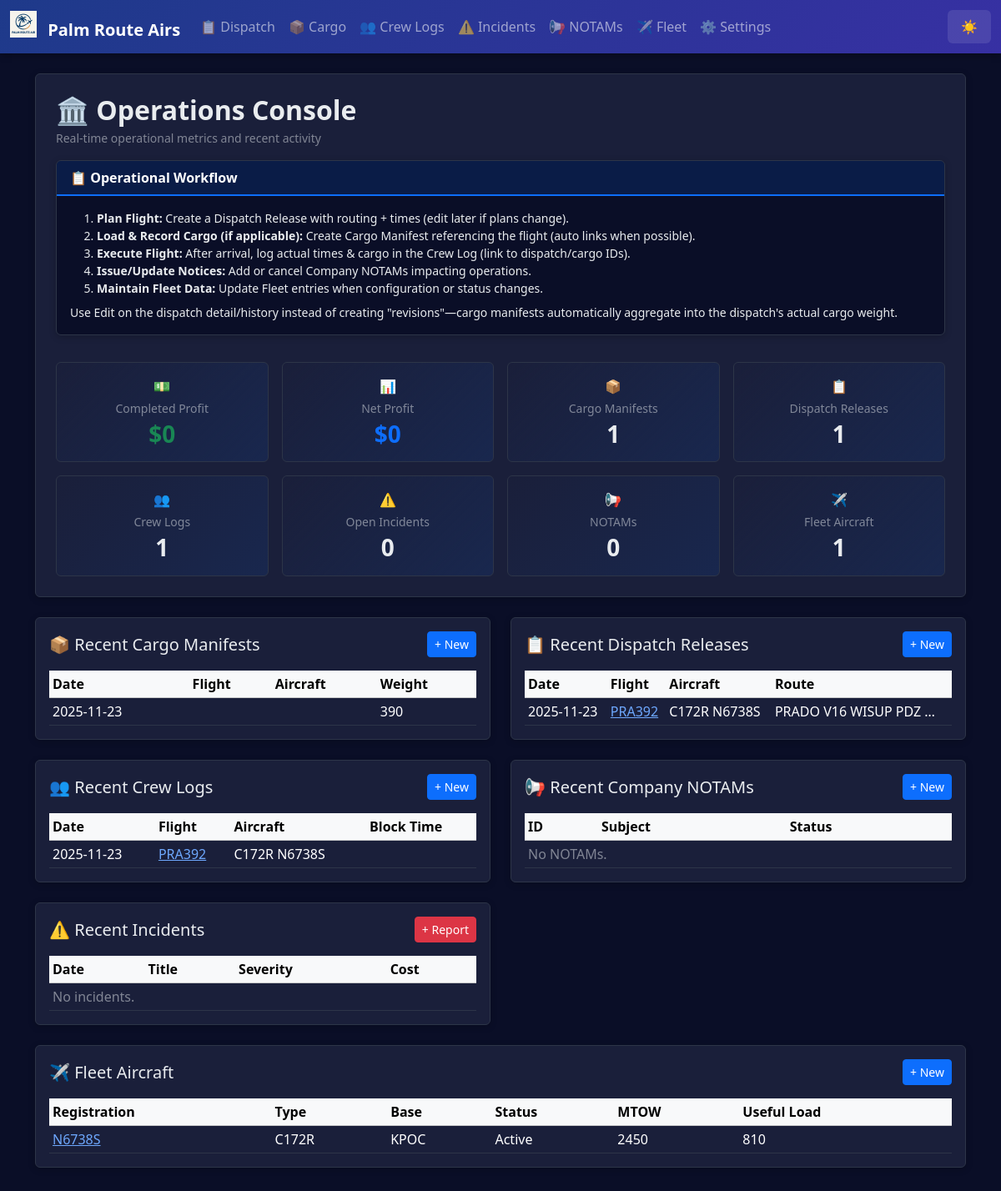
Before: / with the older database file.
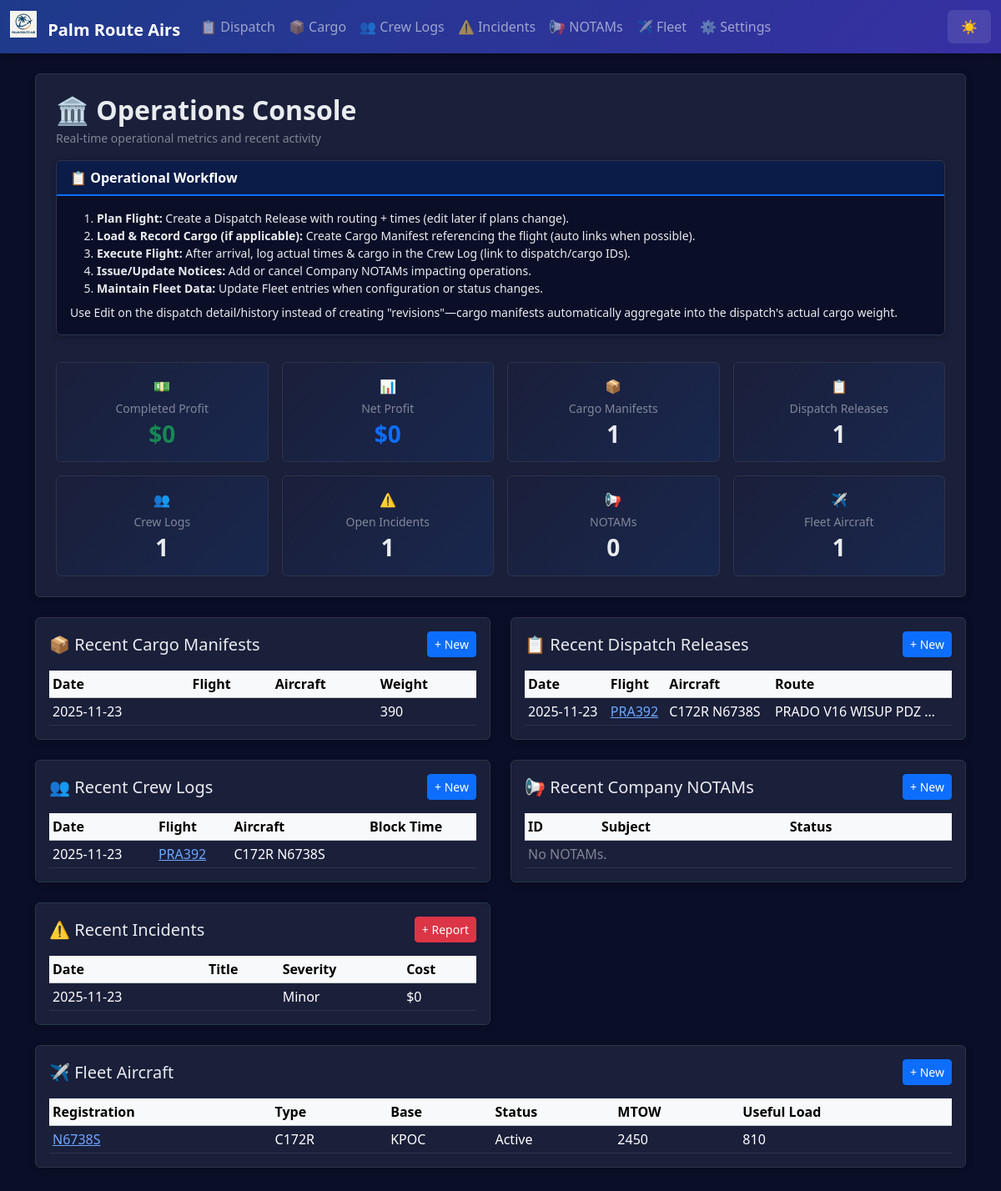
After: the same page with the newer database file.
### app.py (models this page shows)
class CargoManifest(db.Model):
    id = db.Column(db.Integer, primary_key=True)
    date = db.Column(db.String(20))
    departure = db.Column(db.String(10))
    arrival = db.Column(db.String(10))
    total_weight = db.Column(db.String(20))
    pieces = db.Column(db.String(10))
    notes = db.Column(db.Text)
    dispatch_release_id = db.Column(db.Integer, db.ForeignKey('dispatch_release.id'))

class DispatchRelease(db.Model):
    id = db.Column(db.Integer, primary_key=True)
    date = db.Column(db.String(20))
    flight_id = db.Column(db.String(20))
    aircraft = db.Column(db.String(50))
    fleet_entry_id = db.Column(db.Integer, db.ForeignKey('fleet_entry.id'))
    departure = db.Column(db.String(10))
    destination = db.Column(db.String(10))
    offblocks = db.Column(db.String(10))
    arrival = db.Column(db.String(10))
    route = db.Column(db.Text)
    payload_planned = db.Column(db.String(20))  # Planned payload weight (lbs)
    fuel_planned = db.Column(db.String(20))     # Planned fuel (gal or lbs)
    cargo_plan = db.Column(db.Text)             # Summary of intended cargo items
    alt_airports = db.Column(db.Text)           # Alternate airports list
    weather_brief = db.Column(db.Text)          # Weather summary / risks
    special_notes = db.Column(db.Text)          # Special instructions / hazards
    actual_cargo_weight = db.Column(db.String(20))  # Aggregated from linked manifests
    flight_plan_raw = db.Column(db.Text)        # Raw uploaded flight plan content (SimBrief, etc.)
    flight_plan_source = db.Column(db.String(30))  # Source identifier e.g. 'simbrief'
    briefing_pdf_filename = db.Column(db.String(120))  # Stored PDF briefing filename (in ./briefings)
    completed = db.Column(db.Integer, default=0)  # 0 = planned/in-progress, 1 = completed
    cargo_manifests = db.relationship('CargoManifest', backref='dispatch_release', lazy='dynamic')
    fleet_entry = db.relationship('FleetEntry', lazy='joined')

class CrewLog(db.Model):
    id = db.Column(db.Integer, primary_key=True)
    date = db.Column(db.String(20))
    flight_id = db.Column(db.String(20))
    origin = db.Column(db.String(10))
    destination = db.Column(db.String(10))
    aircraft = db.Column(db.String(50))
    block_off = db.Column(db.String(10))
    block_on = db.Column(db.String(10))
    block_time = db.Column(db.String(10))
    cargo_weight = db.Column(db.String(20))
    fuel_used = db.Column(db.String(20))  # actual fuel used (numeric)
    remarks = db.Column(db.Text)
    dispatch_release_id = db.Column(db.Integer, db.ForeignKey('dispatch_release.id'))
    cargo_manifest_id = db.Column(db.Integer, db.ForeignKey('cargo_manifest.id'))
    dispatch_release = db.relationship('DispatchRelease', lazy='joined')
    cargo_manifest = db.relationship('CargoManifest', lazy='joined')

class FleetEntry(db.Model):
    id = db.Column(db.Integer, primary_key=True)
    aircraft_type = db.Column(db.String(50))
    registration = db.Column(db.String(20))
    base = db.Column(db.String(10))
    status = db.Column(db.String(20))
    max_takeoff_weight = db.Column(db.String(20))
    useful_load = db.Column(db.String(20))
    notes = db.Column(db.Text)

class Incident(db.Model):
    id = db.Column(db.Integer, primary_key=True)
    date = db.Column(db.String(20))
    title = db.Column(db.String(100))
    description = db.Column(db.Text)
    severity = db.Column(db.String(20))  # e.g. Minor, Major, Critical
    dispatch_release_id = db.Column(db.Integer, db.ForeignKey('dispatch_release.id'))
    estimated_cost = db.Column(db.Float, default=0.0)
    resolved = db.Column(db.Integer, default=0)  # 0=open, 1=closed

### app.py (the view)
@app.route('/')
def index():
    manifests = CargoManifest.query.order_by(CargoManifest.id.desc()).limit(5).all()
    releases = DispatchRelease.query.order_by(DispatchRelease.id.desc()).limit(5).all()
    logs = CrewLog.query.order_by(CrewLog.id.desc()).limit(5).all()
    notams = CompanyNotam.query.order_by(CompanyNotam.id.desc()).limit(5).all()
    incidents = Incident.query.order_by(Incident.id.desc()).limit(5).all()
    fleet_entries = FleetEntry.query.order_by(FleetEntry.id.desc()).all()
    acct = CompanyAccount.query.first()
    counts = {
        'cargo_manifests': CargoManifest.query.count(),
        'dispatch_releases': DispatchRelease.query.count(),
        'crew_logs': CrewLog.query.count(),
        'company_notams': CompanyNotam.query.count(),
        'fleet_entries': FleetEntry.query.count(),
        'incidents': Incident.query.count()
    }
    completed_dispatches = DispatchRelease.query.filter_by(completed=1).all()
    total_completed_profit = 0.0
    for cd in completed_dispatches:
        try:
            _rev,_cost,_prof,_dist = compute_dispatch_financials(cd)
            total_completed_profit += _prof
        except Exception:
            pass
    open_incidents = Incident.query.filter_by(resolved=0).all()
    total_incident_cost = sum(i.estimated_cost or 0.0 for i in open_incidents)
    net_profit_after_incidents = total_completed_profit - total_incident_cost
    return render_template(
        'index.html',
        manifests=manifests,
        releases=releases,
        logs=logs,
        notams=notams,
        fleet_entries=fleet_entries,
        counts=counts,
        completed_profit=round(total_completed_profit, 2),
        incident_costs=round(total_incident_cost, 2),
        net_profit=round(net_profit_after_incidents, 2),
        incidents=incidents
    )

### app.py (called while the page is built)
@app.context_processor
def inject_settings():
    try:
        settings = AppSettings.query.first()
        if not settings:
            settings = AppSettings(company_name='Palm Route Air')
    except:
        settings = None
    return dict(app_settings=settings)

### templates/index.html (shortened to what the changed rows need)
{% extends 'base.html' %}
{% block content %}
<div class="mb-4 p-4 bg-white rounded shadow-sm">
  <div class="mb-3">
    <h1 class="h2 mb-1 fw-bold">🏛️ Operations Console</h1>
  </div>
  <div class="row g-3 mt-2">
    <div class="col-sm-6 col-md-4 col-lg-3">
      <div class="stat-card border rounded p-3 text-center">
        <div class="text-danger mb-1">⚠️</div>
        <div class="small text-muted mb-1">Open Incidents</div>
        <div class="h3 mb-0 fw-bold">{{ counts.incidents }}</div>
      </div>
    </div>
  </div>
</div>
<div class="row g-4">
  <div class="col-md-6">
    <div class="bg-white rounded shadow-sm p-3">
      <div class="d-flex justify-content-between align-items-center mb-3">
        <h2 class="h5 mb-0">📦 Recent Cargo Manifests</h2>
      </div>
      <table class="table table-sm table-hover mb-0">
        <thead class="table-light"><tr><th>Date</th><th>Flight</th><th>Aircraft</th><th>Weight</th></tr></thead>
        <tbody>
        {% for m in manifests %}
          <tr>
            <td>{{ m.date }}</td>
            <td>{% if m.dispatch_release_id %}<a href="{{ url_for('dispatch_detail', id=m.dispatch_release_id) }}">{{ m.flight_id }}</a>{% else %}<a href="{{ url_for('cargo_detail', id=m.id) }}">{{ m.flight_id }}</a>{% endif %}</td>
            <td>{{ m.aircraft }}</td>
            <td>{{ m.total_weight }}</td>
          </tr>
        {% else %}
          <tr><td colspan="4" class="text-muted">No manifests.</td></tr>
        {% endfor %}
        </tbody>
      </table>
    </div>
  </div>
  <div class="col-md-6">
    <div class="bg-white rounded shadow-sm p-3">
      <div class="d-flex justify-content-between align-items-center mb-3">
        <h2 class="h5 mb-0">📋 Recent Dispatch Releases</h2>
      </div>
      <table class="table table-sm table-hover mb-0">
        <thead class="table-light"><tr><th>Date</th><th>Flight</th><th>Aircraft</th><th>Route</th></tr></thead>
        <tbody>
        {% for d in releases %}
          <tr>
            <td>{{ d.date }}</td>
            <td><a href="{{ url_for('dispatch_detail', id=d.id) }}">{{ d.flight_id }}</a></td>
            <td>{{ d.aircraft }}</td>
            <td>{{ d.route[:20] }}{% if d.route|length > 20 %}…{% endif %}</td>
          </tr>
        {% else %}
          <tr><td colspan="4" class="text-muted">No releases.</td></tr>
        {% endfor %}
        </tbody>
      </table>
    </div>
  </div>
  <div class="col-md-6">
    <div class="bg-white rounded shadow-sm p-3">
      <div class="d-flex justify-content-between align-items-center mb-3">
        <h2 class="h5 mb-0">👥 Recent Crew Logs</h2>
      </div>
      <table class="table table-sm table-hover mb-0">
        <thead class="table-light"><tr><th>Date</th><th>Flight</th><th>Aircraft</th><th>Block Time</th></tr></thead>
        <tbody>
        {% for c in logs %}
          <tr>
            <td>{{ c.date }}</td>
            <td>{% if c.dispatch_release_id %}<a href="{{ url_for('dispatch_detail', id=c.dispatch_release_id) }}">{{ c.flight_id }}</a>{% else %}<a href="{{ url_for('crew_detail', id=c.id) }}">{{ c.flight_id }}</a>{% endif %}</td>
            <td>{{ c.aircraft }}</td>
            <td>{{ c.block_time }}</td>
          </tr>
        {% else %}
          <tr><td colspan="4" class="text-muted">No crew logs.</td></tr>
        {% endfor %}
        </tbody>
      </table>
    </div>
  </div>
  <div class="col-md-6">
    <div class="bg-white rounded shadow-sm p-3">
      <div class="d-flex justify-content-between align-items-center mb-3">
        <h2 class="h5 mb-0">📢 Recent Company NOTAMs</h2>
      </div>
      <table class="table table-sm table-hover mb-0">
        <thead class="table-light"><tr><th>ID</th><th>Subject</th><th>Status</th></tr></thead>
      </table>
    </div>
  </div>
  <div class="col-md-6">
    <div class="bg-white rounded shadow-sm p-3">
      <div class="d-flex justify-content-between align-items-center mb-3">
        <h2 class="h5 mb-0">⚠️ Recent Incidents</h2>
      </div>
      <table class="table table-sm table-hover mb-0">
        <thead class="table-light"><tr><th>Date</th><th>Title</th><th>Severity</th><th>Cost</th></tr></thead>
        <tbody>
        {% for inc in incidents %}
          <tr>
            <td>{{ inc.date }}</td>
            <td><a href="{{ url_for('incident_detail', id=inc.id) }}">{{ inc.title }}</a></td>
            <td>{{ inc.severity }}</td>
            <td>${{ '%.0f'|format(inc.estimated_cost or 0.0) }}</td>
          </tr>
        {% else %}
          <tr><td colspan="4" class="text-muted">No incidents.</td></tr>
        {% endfor %}
        </tbody>
      </table>
    </div>
  </div>
  <div class="col-12">
    <div class="bg-white rounded shadow-sm p-3">
      <div class="d-flex justify-content-between align-items-center mb-3">
        <h2 class="h5 mb-0">✈️ Fleet Aircraft</h2>
      </div>
      <table class="table table-sm table-hover mb-0">
        <thead class="table-light"><tr><th>Registration</th><th>Type</th><th>Base</th><th>Status</th><th>MTOW</th><th>Useful Load</th></tr></thead>
        <tbody>
        {% for f in fleet_entries %}
          <tr>
            <td><a href="{{ url_for('fleet_detail', id=f.id) }}">{{ f.registration }}</a></td>
            <td>{{ f.aircraft_type }}</td>
            <td>{{ f.base }}</td>
            <td>{{ f.status }}</td>
            <td>{{ f.max_takeoff_weight }}</td>
            <td>{{ f.useful_load }}</td>
          </tr>
        {% else %}
          <tr><td colspan="6" class="text-muted">No fleet entries.</td></tr>
        {% endfor %}
        </tbody>
      </table>
    </div>
  </div>
</div>
{% endblock %}

Changed rows visible on the page:
added Incident: date "2025-11-23", severity "Minor", estimated_cost "0"
Other visible differences:
{{ counts.incidents }}: "0" → "1"
text no longer shown: "No incidents."
